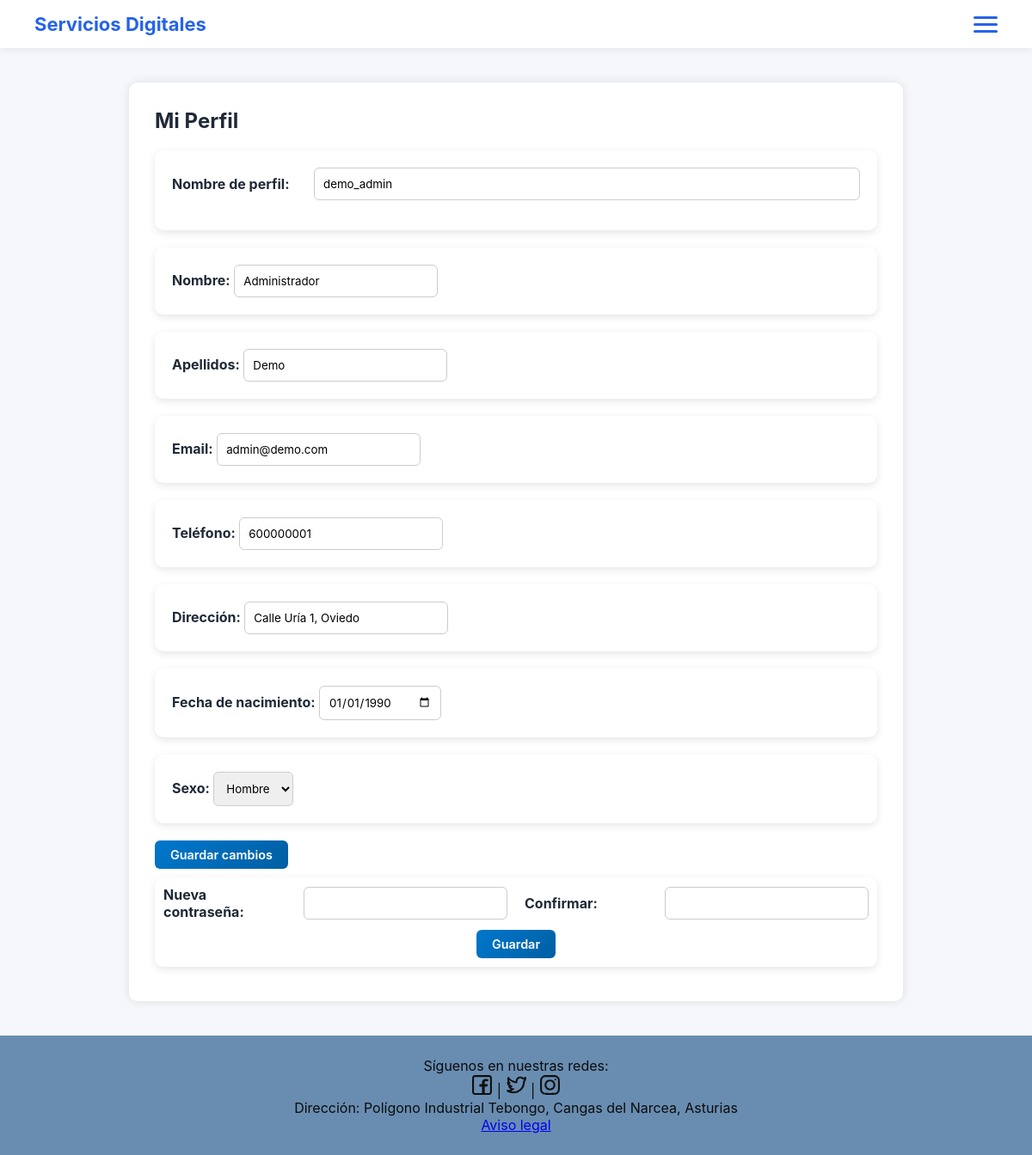
The page /index.php?page=perfil (signed in) on the database its author committed.
### tables this page shows
CREATE TABLE `users_login` (
  `idLogin` int(11) NOT NULL,
  `idUser` int(11) NOT NULL,
  `usuario` varchar(100) NOT NULL,
  `password` varchar(255) NOT NULL,
  `rol` enum('admin','user') NOT NULL
);

CREATE TABLE `users_data` (
  `idUser` int(11) NOT NULL,
  `nombre` varchar(100) NOT NULL,
  `apellidos` varchar(150) NOT NULL,
  `email` varchar(150) NOT NULL,
  `telefono` text NOT NULL,
  `fecha_nacimiento` date NOT NULL,
  `direccion` text DEFAULT NULL,
  `sexo` text DEFAULT NULL
);

### controllers/user/perfilController.php (called while the page is built, shortened)
<?php
class PerfilController {
    private $model;
    public function __construct($perfilModel) {
        $this->model = $perfilModel;
    }
    public function perfil() {
        $idUser = $_SESSION['idUser'];
        $datos = $this->model->obtenerDatosUsuario($idUser);
        $login = $this->model->obtenerLoginUsuario($idUser);
        require_once __DIR__ . "/../../views/perfil.php";
    }
}
?>

### models/perfilModel.php (called while the page is built, shortened)
<?php
class PerfilModel {
    private $db;
    public function __construct($conexion) {
        $this->db = $conexion;
    }
    public function obtenerDatosUsuario($idUser) {
        $sql = "SELECT * FROM users_data WHERE idUser = ?";
        $stmt = $this->db->prepare($sql);
        $stmt->bind_param("i", $idUser);
        $stmt->execute();
        $resultado = $stmt->get_result();
        $datos = $resultado->fetch_assoc();
        return $datos ?: false;
    }
    public function obtenerLoginUsuario($idUser) {
        $sql = "SELECT usuario FROM users_login WHERE idUser = ?";
        $stmt = $this->db->prepare($sql);
        $stmt->bind_param("i", $idUser);
        $stmt->execute();
        $resultado = $stmt->get_result();
        $login = $resultado->fetch_assoc();
        return $login ?: false;
    }
}
?>

### views/perfil.php (the view, shortened to what this page needs)
<!DOCTYPE html>
<html lang="es">
<head>
    <link rel="stylesheet" href="./assets/css/styles.css">
</head>
<body>
    <?php include __DIR__ . '/../includes/navbar.php'; ?>
    <div class="perfil-container">
        <h2>Mi Perfil</h2>
        <div class="perfil-section">
            <form class="form-username">
                <label>Nombre de perfil:</label>
                <input type="text" value="<?= htmlspecialchars($login['usuario']) ?>" readonly>
            </form>
        </div>
        <form method="POST">
            <div class="perfil-section">
                <label>Nombre:</label>
                <input type="text" name="nombre" value="<?= htmlspecialchars($datos['nombre']) ?>">
            </div>
            <div class="perfil-section">
                <label>Apellidos:</label>
                <input type="text" name="apellidos" value="<?= htmlspecialchars($datos['apellidos']) ?>">
            </div>
            <div class="perfil-section">
                <label>Email:</label>
                <input type="email" name="email" value="<?= htmlspecialchars($datos['email']) ?>">
            </div>
            <div class="perfil-section">
                <label>Teléfono:</label>
                <input type="text" name="telefono" value="<?= htmlspecialchars($datos['telefono']) ?>">
            </div>
            <div class="perfil-section">
                <label>Dirección:</label>
                <input type="text" name="direccion" value="<?= htmlspecialchars($datos['direccion']) ?>">
            </div>
            <div class="perfil-section">
                <label>Fecha de nacimiento:</label>
                <input type="date" name="fecha_nacimiento" value="<?= htmlspecialchars($datos['fecha_nacimiento']) ?>">
            </div>
            <div class="perfil-section">
                <label>Sexo:</label>
                <select name="sexo">
                    <option value="hombre" <?= $datos['sexo'] === 'hombre' ? 'selected' : '' ?>>Hombre</option>
                </select>
            </div>
            <button type="submit" class="btn-guardar">Guardar cambios</button>
        </form>
        <div class="perfil-section-pass">
            <form method="POST" class="form-pass">
                <div class="fila-pass">
                    <label>Nueva contraseña:</label>
                    <input type="password" name="password1">
                    <label>Confirmar:</label>
                    <input type="password" name="password2">
                </div>
                <button type="submit" name="update_password" class="btn-guardar btn-pass">Guardar</button>
            </form>
        </div>
    </div>
    <?php include __DIR__ . '/../includes/footer.php'; ?>
</body>
</html>

### assets/css/styles.css (style rules this page uses)
* { margin: 0; padding: 0; box-sizing: border-box; font-family: 'Inter', sans-serif; }
html,body { background: #f5f7fa; color: #1f2937; height: 100%; margin: 0; }
.perfil-container { max-width: 700px; margin: 40px auto; padding: 20px; }
.perfil-section { background: #fff; padding: 20px; margin: 20px 0; border-radius: 10px; box-shadow: 0 3px 10px rgba(0,0,0,0.1); }
.perfil-section form { display: flex; align-items: center; gap: 15px; margin-bottom: 15px; }
.perfil-section label { width: 150px; font-weight: bold; }
.perfil-section input, .perfil-section select { padding: 10px; border-radius: 6px; border: 1px solid #ccc; flex: 1; }
.btn-guardar { background: linear-gradient(135deg, #0077cc, #005fa3); color: #fff; padding: 8px 18px; border: none; border-radius: 6px; font-size: 0.9rem; font-weight: 600; cursor: pointer; transition: 0.25s ease; }
.perfil-section-pass { background: #fff; padding: 10px; margin: 10px 0; border-radius: 10px; box-shadow: 0 3px 10px rgba(0,0,0,0.1); }
.form-pass { display: flex; flex-direction: column; gap: 1px; }
.perfil-section-pass label { width: 150px; font-weight: bold; }
.perfil-section-pass input, .perfil-section-pass select { padding: 10px; border-radius: 6px; border: 1px solid #ccc; flex: 1; }
.fila-pass { display: flex; align-items: center; gap: 20px; }
.btn-pass { align-self:center; margin-top:10px; }
.perfil-container { width: 90%; max-width: 900px; margin: 40px auto; padding: 30px; background: #fff; border-radius: 10px; box-shadow: 0 0 12px rgba(0,0,0,0.1); }

### rows shown on the page
users_login: usuario "demo_admin"
users_data: nombre "Administrador", apellidos "Demo", email "admin@demo.com", telefono "600000001", direccion "Calle Uría 1, Oviedo", fecha_nacimiento "01/01/1990"
